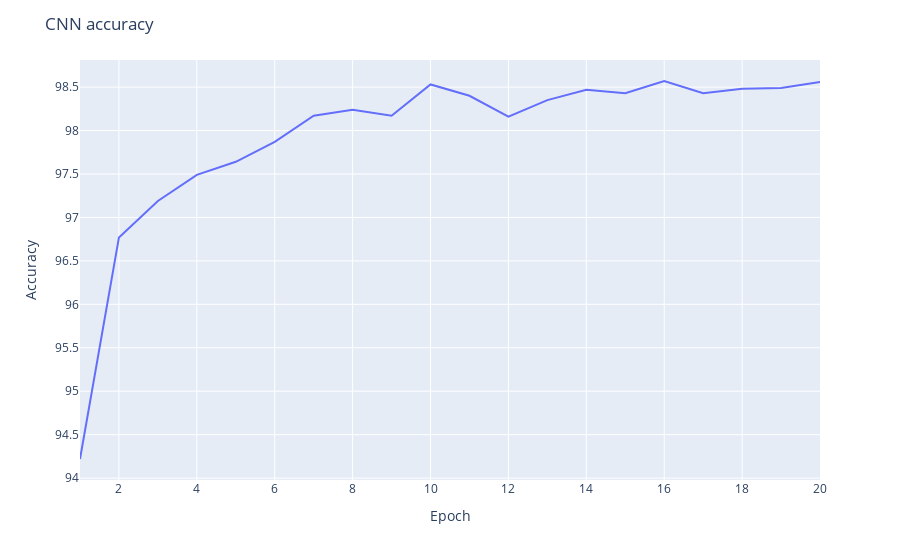

This figure's notebook cell:
### Code cell
fig = px.line(y=cnn_metrics['test_accuracies'], x=list(range(1,epochs+1)), labels={'y':'Accuracy', 'x':'Epoch'})
fig.update_layout(title='CNN accuracy', showlegend=False)
fig.show()

### Figure 1 — Plotly figure (JSON) as saved in the notebook; plotly's stock layout.template omitted (floating-point values rounded to 4 significant figures)
{"data": [{"hovertemplate": "Epoch=%{x}<br>Accuracy=%{y}<extra></extra>", "legendgroup": "", "line": {"color": "#636efa", "dash": "solid"}, "marker": {"symbol": "circle"}, "mode": "lines", "name": "", "orientation": "v", "showlegend": false, "type": "scatter", "x": [1, 2, 3, 4, 5, 6, 7, 8, 9, 10, 11, 12, 13, 14, 15, 16, 17, 18, 19, 20], "xaxis": "x", "y": [94.22, 96.77, 97.19, 97.49, 97.64, 97.87, 98.17, 98.24, 98.17, 98.53, 98.4, 98.16, 98.35, 98.47, 98.43, 98.57, 98.43, 98.48, 98.49, 98.56], "yaxis": "y"}], "layout": {"legend": {"tracegroupgap": 0}, "margin": {"t": 60}, "showlegend": false, "title": {"text": "CNN accuracy"}, "xaxis": {"anchor": "y", "domain": [0, 1], "title": {"text": "Epoch"}}, "yaxis": {"anchor": "x", "domain": [0, 1], "title": {"text": "Accuracy"}}}}
